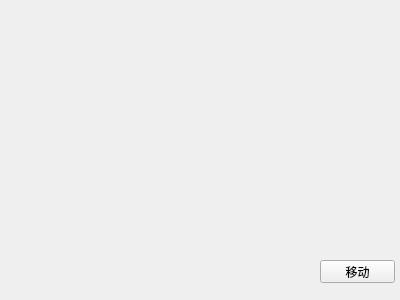
<?xml version="1.0" encoding="UTF-8"?>
<ui version="4.0">
 <class>Widget</class>
 <widget class="QWidget" name="Widget">
  <property name="geometry">
   <rect>
    <x>0</x>
    <y>0</y>
    <width>400</width>
    <height>300</height>
   </rect>
  </property>
  <property name="windowTitle">
   <string>Widget</string>
  </property>
  <widget class="QPushButton" name="pushButton">
   <property name="geometry">
    <rect>
     <x>320</x>
     <y>260</y>
     <width>75</width>
     <height>23</height>
    </rect>
   </property>
   <property name="text">
    <string>移动</string>
   </property>
  </widget>
 </widget>
 <layoutdefault spacing="6" margin="11"/>
 <resources/>
 <connections/>
</ui>
